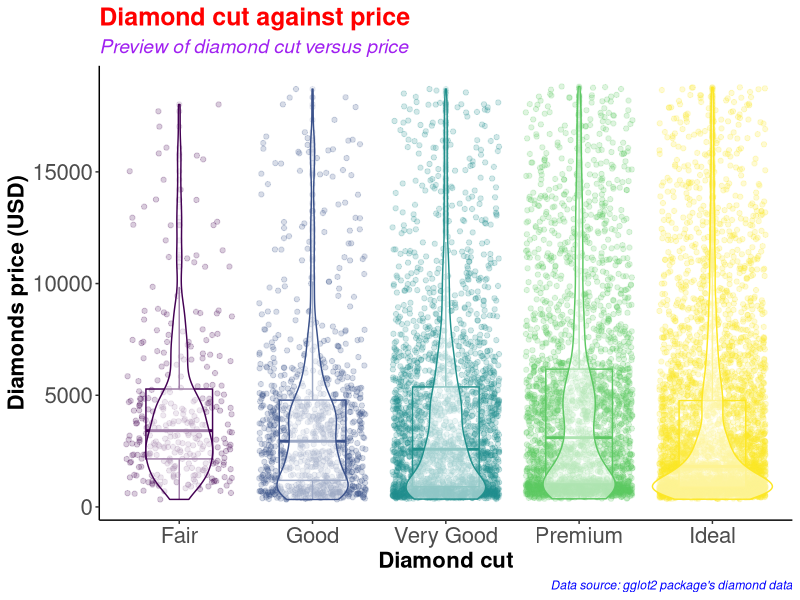
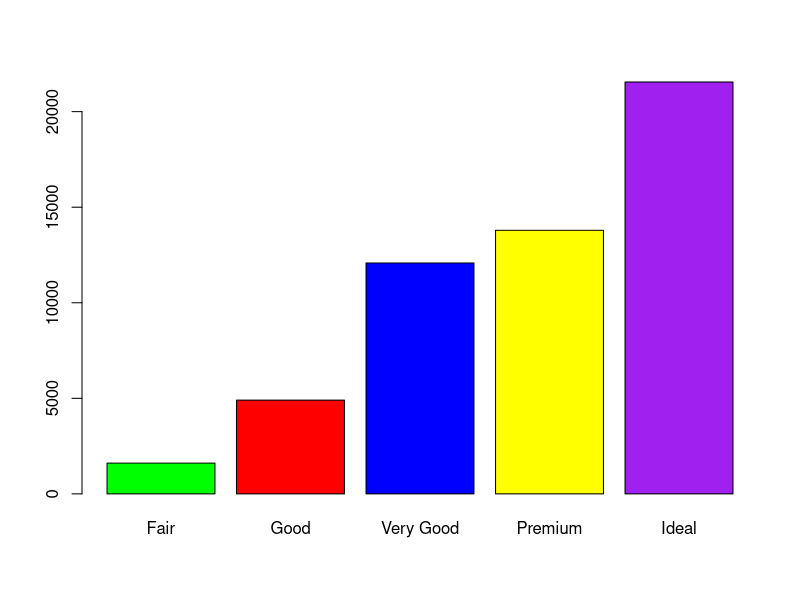
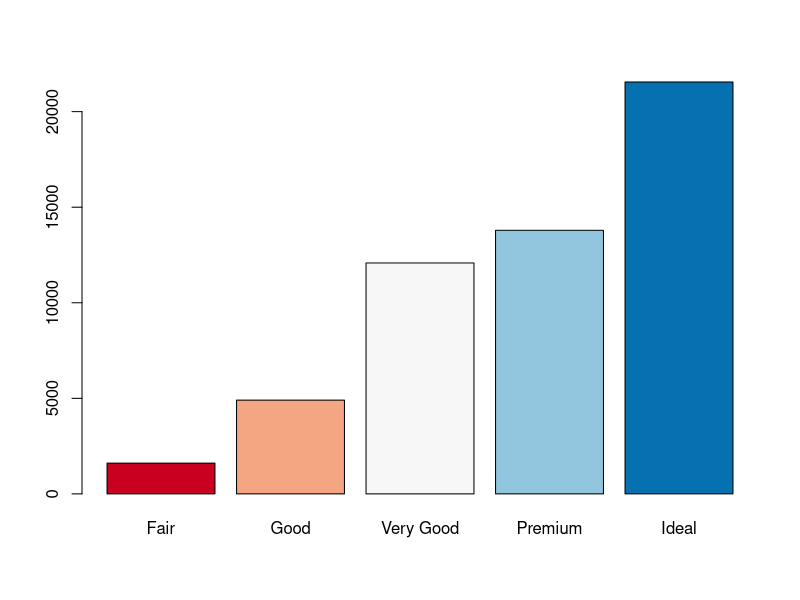
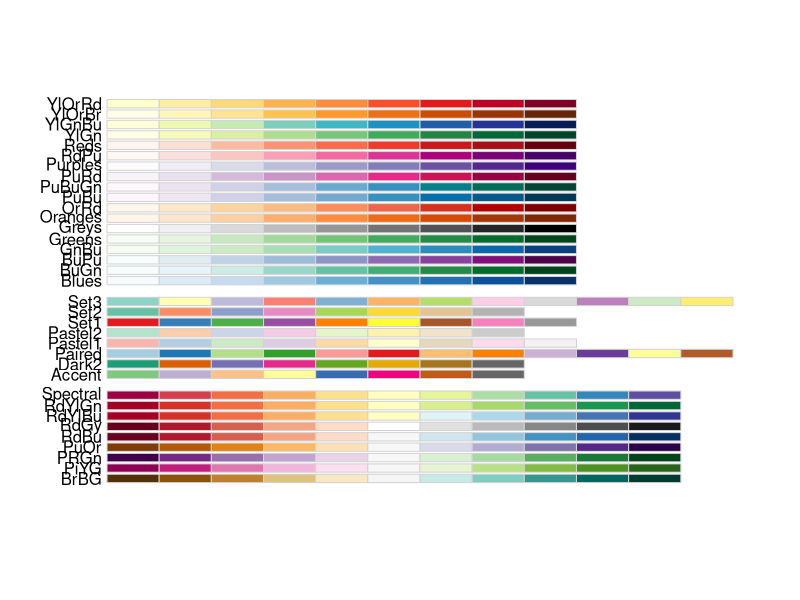
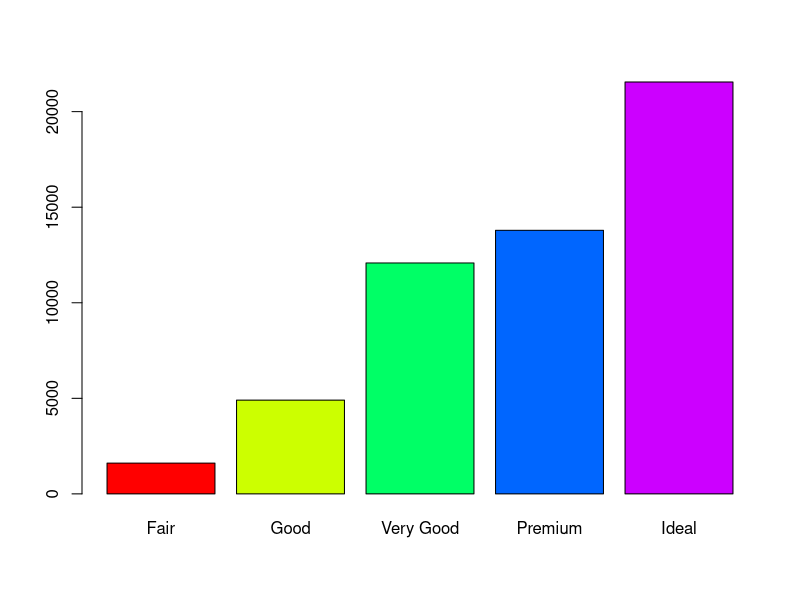
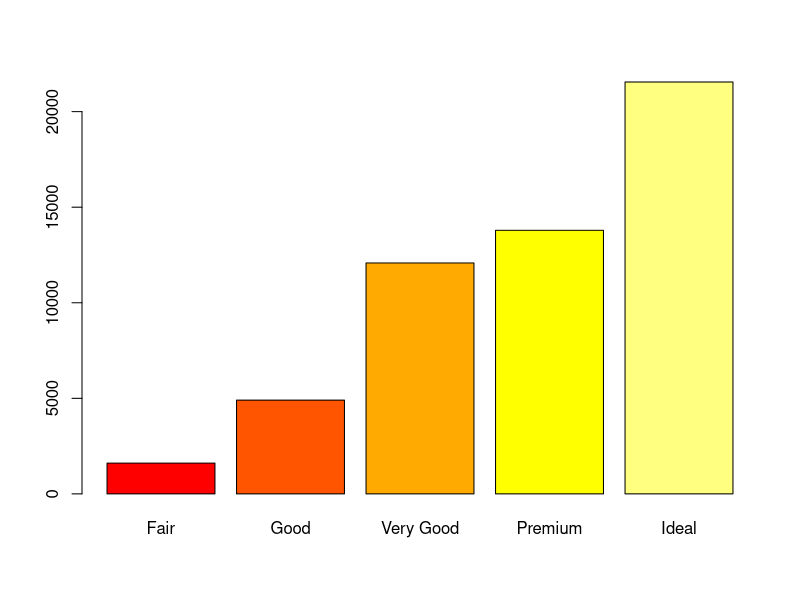
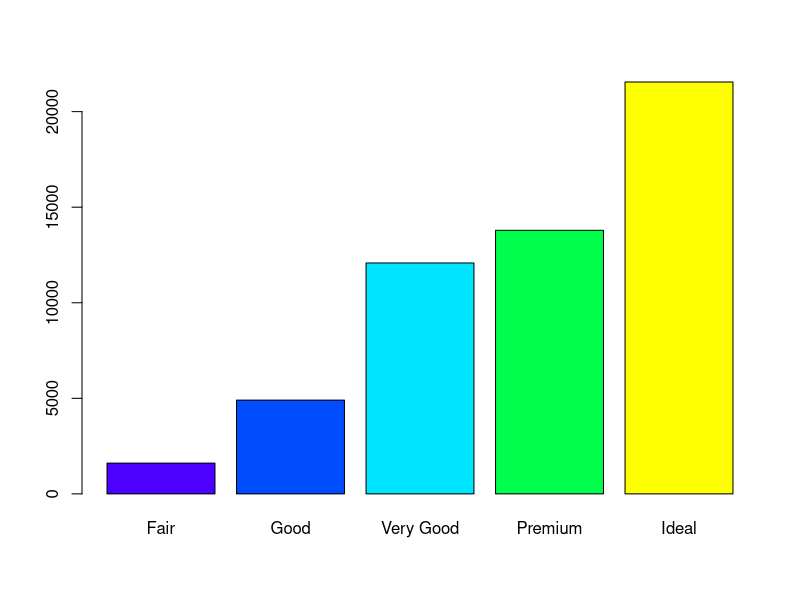
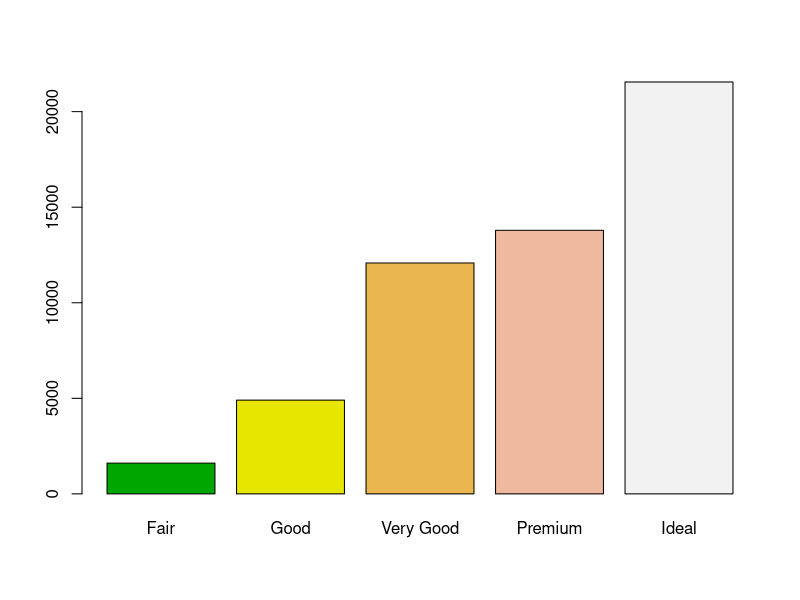

These charts were generated, in order, by the following R code:
#########################################
# Name: Wyclife Agumba Oluoch           #   
# E-mail: wyclifeoluoch@gmail.com       #
# GitHub: https://github.com/Wycology   #
# Task: Boxplot and violin plots in one #
# Date: 4th Jan 2021                    #
# Last edited: 18th Feb 2021            #
#########################################

# Loading the necessary libraries for the project
library(tidyverse) # This is for data wrangling and plotting
library(RColorBrewer) # This is for generating color pallets for the plots.

diamonds_df <- diamonds # Saving the diamonds data to a new object in R.

head(diamonds) # Checking the variables in the data-set for subsequent analyses
nrow(diamonds) # Checking for the number of rows in the data. 53940 observations
ncol(diamonds) # Checking the number of variables in the data-set. 10 variables

diamonds_df %>% # Picking the diamonds data object, and then
  slice_sample(n = 0.2*(nrow(diamonds))) %>% # Picking a portion of the data-set
  ggplot(aes(x = cut, y = price, color = cut)) + # Adding the mapping variables
  geom_point(position = "jitter", alpha = 0.2) + # Adding jitter and alpha
  geom_boxplot(alpha = 0.1, width = 0.5) + # Modifying dimensions of the boxplot 
  geom_violin(alpha = 0.5) + # Adding violin plot on top of the box and jitter
  theme_classic() + # Adding my preferred theme for publication.
  theme(legend.position = "none") + # Removing the legend; it is on the x-axis
  labs(x = "Diamond cut", # Having the best labels on the plot.
       y = "Diamonds price (USD)",
       title = "Diamond cut against price", # Setting tibble of the plot
       subtitle = "Preview of diamond cut versus price",
       caption = "Data source: gglot2 package's diamond data") +
  theme(axis.text = element_text(size=16),
        axis.title = element_text(size=16,face="bold")) +
  theme(plot.title = element_text(color = 'red', size = 18, face = 'bold'),
        plot.subtitle = element_text(color = 'purple', size = 14, face = 'italic'),
        plot.caption = element_text(color = 'blue', face = 'italic'))

diamonds %>% 
  filter(cut == 'Very Good') %>% 
  nrow()

diamonds %>% 
  select(cut) %>% 
  table() %>% 
  barplot(col = c('green', 'red', 'blue', 'yellow', 'purple'))

# Instead of specifying the colors, we can simply use the color brewer panel 

diamonds %>% 
  select(cut) %>% 
  table() %>% 
  barplot(col = brewer.pal(n = 5, name = "RdBu"))
# To display more brewer colors options to use, run the following function:

display.brewer.all()

# Can also use rainbow colors

diamonds %>% 
  select(cut) %>% 
  table() %>% 
  barplot(col = rainbow(5))

# Can also use heat.colors
diamonds %>% 
  select(cut) %>% 
  table() %>% 
  barplot(col = heat.colors(5))

# Can also use topographic colors

diamonds %>% 
  select(cut) %>% 
  table() %>% 
  barplot(col = topo.colors(5))

# Can also use terrain colors
diamonds %>% 
  select(cut) %>% 
  table() %>% 
  barplot(col = terrain.colors(5))

# Can also use cm.colors
diamonds %>% 
  select(cut) %>% 
  table() %>% 
  barplot(col = cm.colors(5))

?getData
# That is awesome. Good for the day.
